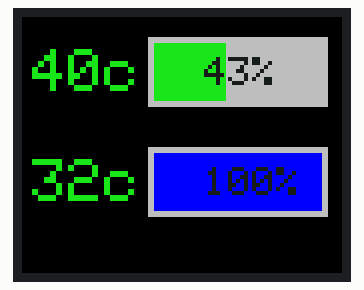
Simulated run of this sketch. Board: Arduino Uno, built with avr-gcc and run on an emulated ATmega328P. Shown: 160×128 colour display.

Above: at 0.1 s.

The sketch:

LCDTemperatureWidget.ino
```cpp
#include <TFT.h> // Arduino LCD library
#include <SPI.h>

// pin definition
#define cs 10
#define dc 9
#define rst 7

// create an instance of the library
TFT TFTscreen = TFT(cs, dc, rst);

// char array to print percentage to screen
char tempArray[5];
char percentArray[5];
bool flag = true;
int cpuPercent =43;
int gpuPercent =100;
int cpuTemp =0;
int gpuTemp =0;

class RGBval
{
  public:
    int r = 0;
    int g = 0;
    int b = 0;
    RGBval(){};
    RGBval(int r, int g, int b) {
      this->r = r;
      this->g = g;
      this->b = b;
    }
    void set_rgb(int r, int g, int b) {
      this->r = r;
      this->g = g;
      this->b = b;
    }
};

class Rectangle
{
  public:
    int x,y,l,h;
    RGBval rgb;
    Rectangle();
    Rectangle(int x, int y, int l, int h, RGBval rgb) {
      this->x = x;
      this->y = y;
      this->l = l;
      this->h = h;
      this->rgb = rgb;
    }

    void set_rgb(int r, int g, int b) {
      this->rgb.r = r;
      this->rgb.g = g;
      this->rgb.b = b;
    }
};

void setup()
{
  // Put this line at the beginning of every sketch that uses the GLCD:
  TFTscreen.begin();

  // clear the screen with a black background
  TFTscreen.background(0, 0, 0);

  // set the font color to white
  TFTscreen.stroke(255, 255, 255);
  // ste the font size very large for the loop
  TFTscreen.setTextSize(5);
}

void drawPercent(double percent, RGBval rgb, int x, int y)
{
  String percentString = String((int)percent) + "%";
  percentString.toCharArray(percentArray, 5);

  TFTscreen.setTextSize(2);

  // set the font color
  TFTscreen.stroke(rgb.b, rgb.g, rgb.r);
  // print the sensor value
  TFTscreen.text(percentArray, x, y);
}

int drawRectangle(Rectangle rect, RGBval rgb)
{
  TFTscreen.noStroke();
  TFTscreen.fill(rgb.b, rgb.g, rgb.r); // set fill color
  TFTscreen.rect(rect.x, rect.y, rect.l, rect.h);
  return 1;
}

void drawBar(double percent, Rectangle outer, Rectangle inner)
{

  // draw outer rectangle
  drawRectangle(outer, outer.rgb);

  // Inner rectangle
  if (percent > 0 && percent <= 50) {
    inner.set_rgb(30,230,30); // green
  }
  else if (percent >50 && percent <=70) {
    inner.set_rgb(255,255,0); // yellow
  }
  else if (percent >70 && percent <=100) {
    inner.set_rgb(255,0,0); // red
  }
  else {
    //TODO error over 100%
  }

  // draw inner w/ percent change
  double lengthAdj = 84 * percent / (double)100;
  inner.l = (int)lengthAdj; // Vary this value by % of 84?
  drawRectangle(inner,inner.rgb);
  RGBval percentRGB(30,30,30);
  // -17 and -10 for x and y are to center the text itself, otherwise it centers the upper left corner
  drawPercent(percent, percentRGB, outer.l / (2) +outer.x - 17, outer.h /2 + outer.y - 7 );
}

void drawTemp(double tempVal, int x, int y)
{
  String tempString = String((int)tempVal) + "c";
  tempString.toCharArray(tempArray, 5);
  RGBval rgb;
  TFTscreen.setTextSize(3);

  if (tempVal > 0 && tempVal <= 50) {
    rgb.set_rgb(30,230,30); // green
  }
  else if (tempVal >50 && tempVal <=75) {
    rgb.set_rgb(255,255,0); // yellow
  }
  else if (tempVal >75 && tempVal <=100) {
    rgb.set_rgb(255,0,0); // red
  }
  // set the font color
  TFTscreen.stroke(rgb.b, rgb.g, rgb.r);
  // print the sensor value
  TFTscreen.text(tempArray, x, y);
}

RGBval outerCPURGB(190,190,190);
RGBval innerCPURGB(0,240,0);
RGBval outerGPURGB(190,190,190);
RGBval innerGPURGB(0,240,0);

Rectangle outerCPU(63,10, TFTscreen.width() - 70,35, outerCPURGB);
Rectangle innerCPU(66,13, TFTscreen.width() - 76,29, innerCPURGB);
Rectangle outerGPU(63,65, TFTscreen.width() - 70,35, outerGPURGB);
Rectangle innerGPU(66,68, TFTscreen.width() - 76,29, innerGPURGB);

void loop()
{
  // draw top bar
  drawBar(cpuPercent, outerCPU, innerCPU);
  // draw bot bar
  drawBar(gpuPercent, outerGPU, innerGPU);
  // CPU Temp
  drawTemp(40, 5, 16);
  // GPU Temp
  drawTemp(32, 5, 71);


  // wait for a moment
  delay(2000);
  TFTscreen.fill(0, 0, 0); // set fill color
  TFTscreen.noStroke();
  TFTscreen.rect(0, 0, 59, 40);
  // TFTscreen.background(0,0,0);
}
```
